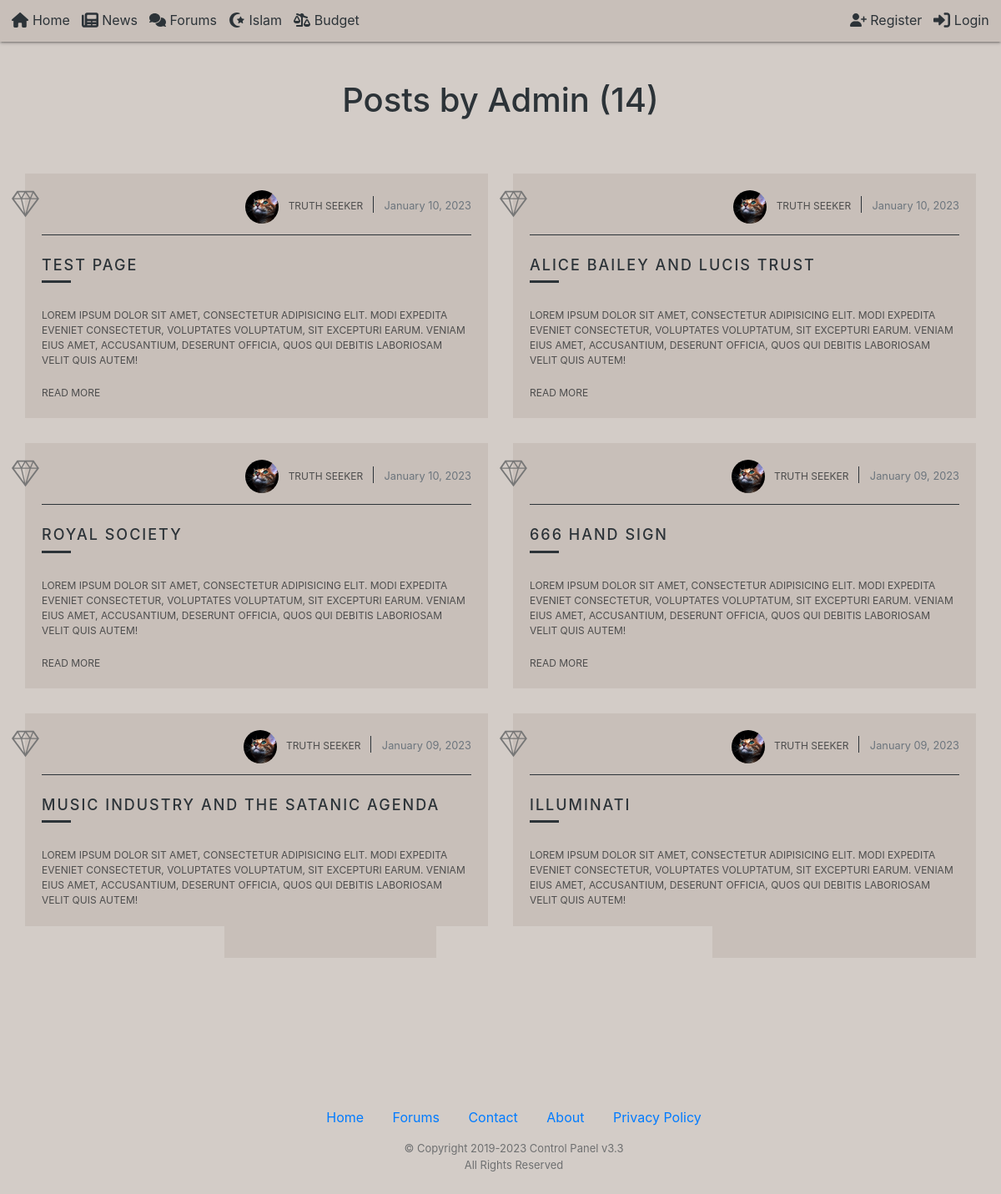
The page /u/admin/ on the database its author committed.
### blog/models.py (models this page shows, shortened)
class Post(models.Model):
    author = models.ForeignKey(User, on_delete=models.CASCADE)
    title = models.CharField(max_length=66)
    image = models.ImageField(upload_to='preview_photos', verbose_name='Caption Image')
    content = RichTextUploadingField(config_name='default',null=True)
    tags = models.ManyToManyField(Tag, related_name='tags')
    date_posted = models.DateTimeField(default=timezone.now,verbose_name='Date Posted')

### users/models.py (models this page shows, shortened)
class Profile(models.Model):
    user = models.OneToOneField(User, on_delete=models.CASCADE)
    about_me = models.TextField(max_length=250,null=True,blank=True)
    dob = models.DateField(default=date.today,verbose_name='D.O.B.',blank=True)
    image = models.ImageField(default='default.png', upload_to='profile_pics')
    profile_created = models.DateTimeField(default=timezone.now,verbose_name='Date Created')

### blog/views.py (the view)
# urls.py: path('u/<str:username>/', UserPostListView.as_view(), name='user-posts'),
class UserPostListView(ListView):
    model = Post
    template_name = 'blog/user-posts.html'
    context_object_name = 'posts'
    ordering = ['-date_posted']
    paginate_by = 6
    def get_queryset(self):
        user = get_object_or_404(User, username=self.kwargs.get('username'))
        return Post.objects.filter(author=user).order_by('-date_posted')

### blog/templates/blog/user-posts.html (shortened to what this page needs)
{% extends "blog/base.html" %}
{% block content %}
<h1 class='mb-3'>Posts by {{ view.kwargs.username|title }} ({{ page_obj.paginator.count }})</h1>
<div class="row infinite-container">
  {% for post in posts %}
    {% include "blog/includes/article-posts.html" %}
  {% endfor %}
</div>
{% endblock content %}

### blog/templates/blog/base.html (shortened to what this page needs)
<!DOCTYPE html>
<html lang="en">
<head>
  {% load static %}
  <link rel="stylesheet" href="https://maxcdn.bootstrapcdn.com/bootstrap/4.0.0/css/bootstrap.min.css">
  <link rel="stylesheet" href="https://cdn.jsdelivr.net/npm/bootstrap-icons@1.8.1/font/bootstrap-icons.css">
  <link rel="stylesheet" type="text/css" href="{% static 'blog/css/main.css' %}">
</head>
<body onload="updateCopyright();slideShow();">
  {% include "blog/includes/navbar.html" %}
  <main role="main" class="main-container spt-centerAll">
      <div class="main-content d-flex flex-wrap">
        {% block content %}{% endblock content %}
      </div>
    {% include "blog/includes/footer.html" %}
  </main>
</body>
</html>

### blog/templates/blog/includes/navbar.html (shortened to what this page needs)
{% load static %}
<header class='site-header'>
  <nav class='nav-menu'>
    <div class="nav-user-auth">
      {% if user.is_authenticated %}
      <a class="nav-obj nav-auth mode-switch" title="Dark Mode" http="#">
        <label class="dark-mode-toggle" for="ChangeMode" style="color:currentColor">
          <svg xmlns="http://www.w3.org/2000/svg" xmlns:xlink="http://www.w3.org/1999/xlink" aria-hidden="true" focusable="false" width="20" height="20" style="-ms-transform: rotate(360deg); -webkit-transform: rotate(360deg); transform: rotate(360deg);" preserveAspectRatio="xMidYMid meet" viewBox="0 0 16 16">
            <g fill="currentColor" stroke="currentColor" stroke-linecap="round" stroke-linejoin="round" stroke-width="0">
              <path d="M6 .278a.768.768 0 0 1 .08.858 7.208 7.208 0 0 0-.878 3.46c0 4.021 3.278 7.277 7.318 7.277.527 0 1.04-.055 1.533-.16a.787.787 0 0 1 .81.316.733.733 0 0 1-.031.893A8.349 8.349 0 0 1 8.344 16C3.734 16 0 12.286 0 7.71 0 4.266 2.114 1.312 5.124.06A.752.752 0 0 1 6 .278z"/>
              <path d="M10.794 3.148a.217.217 0 0 1 .412 0l.387 1.162c.173.518.579.924 1.097 1.097l1.162.387a.217.217 0 0 1 0 .412l-1.162.387a1.734 1.734 0 0 0-1.097 1.097l-.387 1.162a.217.217 0 0 1-.412 0l-.387-1.162A1.734 1.734 0 0 0 9.31 6.593l-1.162-.387a.217.217 0 0 1 0-.412l1.162-.387a1.734 1.734 0 0 0 1.097-1.097l.387-1.162zM13.863.099a.145.145 0 0 1 .274 0l.258.774c.115.346.386.617.732.732l.774.258a.145.145 0 0 1 0 .274l-.774.258a1.156 1.156 0 0 0-.732.732l-.258.774a.145.145 0 0 1-.274 0l-.258-.774a1.156 1.156 0 0 0-.732-.732l-.774-.258a.145.145 0 0 1 0-.274l.774-.258c.346-.115.617-.386.732-.732L13.863.1z"/>
            </g>
          </svg>
          <!--
          <svg id="modeIcon" class="" xmlns="http://www.w3.org/2000/svg" xmlns:xlink="http://www.w3.org/1999/xlink" aria-hidden="true" focusable="false" width="20" height="20" style="-ms-transform: rotate(360deg); -webkit-transform: rotate(360deg); transform: rotate(360deg);" preserveAspectRatio="xMidYMid meet" viewBox="0 0 24 24">
            <g fill="currentColor" stroke="currentColor" stroke-linecap="round" stroke-linejoin="round" stroke-width="1">
              <path d="M14 4c.34 0 .68.02 1.01.07C13.1 6.23 12 9.05 12 12s1.1 5.77 3.01 7.93c-.33.05-.67.07-1.01.07c-4.41 0-8-3.59-8-8s3.59-8 8-8m0-2C8.48 2 4 6.48 4 12s4.48 10 10 10c1.82 0 3.53-.5 5-1.35c-2.99-1.73-5-4.95-5-8.65s2.01-6.92 5-8.65A9.973 9.973 0 0 0 14 2z" fill="currentColor" />
            </g>
          </svg>
          <svg id="modeIcon" class="display-mode" xmlns="http://www.w3.org/2000/svg" xmlns="http://www.w3.org/2000/svg" xmlns:xlink="http://www.w3.org/1999/xlink" aria-hidden="true" focusable="false" width="20" height="20" style="-ms-transform: rotate(360deg); -webkit-transform: rotate(360deg); transform: rotate(360deg);" preserveAspectRatio="xMidYMid meet" viewBox="0 0 512 512">
            <g fill="currentColor" stroke="currentColor" stroke-linecap="round" stroke-linejoin="round" stroke-width="1">
              <path d="M361.5 1.2c5 2.1 8.6 6.6 9.6 11.9L391 121l107.9 19.8c5.3 1 9.8 4.6 11.9 9.6s1.5 10.7-1.6 15.2L446.9 256l62.3 90.3c3.1 4.5 3.7 10.2 1.6 15.2s-6.6 8.6-11.9 9.6L391 391 371.1 498.9c-1 5.3-4.6 9.8-9.6 11.9s-10.7 1.5-15.2-1.6L256 446.9l-90.3 62.3c-4.5 3.1-10.2 3.7-15.2 1.6s-8.6-6.6-9.6-11.9L121 391 13.1 371.1c-5.3-1-9.8-4.6-11.9-9.6s-1.5-10.7 1.6-15.2L65.1 256 2.8 165.7c-3.1-4.5-3.7-10.2-1.6-15.2s6.6-8.6 11.9-9.6L121 121 140.9 13.1c1-5.3 4.6-9.8 9.6-11.9s10.7-1.5 15.2 1.6L256 65.1 346.3 2.8c4.5-3.1 10.2-3.7 15.2-1.6zM352 256c0 53-43 96-96 96s-96-43-96-96s43-96 96-96s96 43 96 96zm32 0c0-70.7-57.3-128-128-128s-128 57.3-128 128s57.3 128 128 128s128-57.3 128-128z"/>
            </g>
          </svg>
          -->
          <input type="checkbox" name="" id="ChangeMode">
        </label>
        <span class='nav-text'></span>
      </a>
      <a class="nav-obj nav-auth" href="{% url 'post-create' %}" title="Add Post">
        <svg xmlns="http://www.w3.org/2000/svg" xmlns:xlink="http://www.w3.org/1999/xlink" aria-hidden="true" focusable="false" width="20" height="20" style="-ms-transform: rotate(360deg); -webkit-transform: rotate(360deg); transform: rotate(360deg);" preserveAspectRatio="xMidYMid meet" viewBox="0 0 512 512">
          <g fill="currentColor" stroke="currentColor" stroke-linecap="round" stroke-linejoin="round" stroke-width="1">
            <path d="M256 512c141.4 0 256-114.6 256-256S397.4 0 256 0S0 114.6 0 256S114.6 512 256 512zM232 344V280H168c-13.3 0-24-10.7-24-24s10.7-24 24-24h64V168c0-13.3 10.7-24 24-24s24 10.7 24 24v64h64c13.3 0 24 10.7 24 24s-10.7 24-24 24H280v64c0 13.3-10.7 24-24 24s-24-10.7-24-24z"/>
          </g>
        </svg>
      </a>
      <a class="nav-obj nav-auth" href="{% url 'profile' %}" title="Profile">
        <img class="rounded-circle profile-img" src="{{ user.profile.image.url }}">
        <span class='nav-text'>
          {% if user.first_name and user.last_name %}
            {{ user.get_full_name|title }}
          {% else %}
            {{ user.username|title }}
          {% endif %}
        </span>
      </a>
      <a class="nav-obj nav-auth" href="#" data-toggle="modal" data-target="#exampleModal" title="Logout">
        <svg xmlns="http://www.w3.org/2000/svg" xmlns:xlink="http://www.w3.org/1999/xlink" aria-hidden="true" focusable="false" width="20" height="20" style="-ms-transform: rotate(360deg); -webkit-transform: rotate(360deg); transform: rotate(360deg);" preserveAspectRatio="xMidYMid meet" viewBox="0 0 24 24">
          <g fill="none" stroke="currentColor" stroke-linecap="round" stroke-linejoin="round" stroke-width="3">
            <path d="M13 12h9m0 0l-3.333-4M22 12l-3.333 4" />
            <path d="M14 7V5.174a2 2 0 0 0-2.166-1.993l-8 .666A2 2 0 0 0 2 5.84v12.32a2 2 0 0 0 1.834 1.993l8 .667A2 2 0 0 0 14 18.826V17" />
          </g>
        </svg>
        <span class='nav-text'>Logout</span>
      </a>
      {% else %}
      <a class="nav-obj nav-auth" href="{% url 'register' %}" title="Register">
        <span class='nav-text'>Register</span>
      </a>
      <a class="nav-obj nav-auth" href="{% url 'login' %}" title="Login">
        <span class='nav-text'>Login</span>
      </a>
      {% endif %}
    </div>
      <div class='nav-links'>
        <a class="nav-obj" href="{% url 'blog-home' %}" title="Home">
          <span class='nav-text'>Home</span>
        </a>
        <a class="nav-obj" href="{% url 'blog-stream' %}" title="News">
          <span class='nav-text'>News</span>
        </a>
        <a class="nav-obj" href="#" title="Forums">
          <span class='nav-text'>Forums</span>
        </a>
        <a class="nav-obj" href="{% url 'islam' %}" title="Islam">
          <span class='nav-text'>Islam</span>
        </a>
        <a class="nav-obj" href="#" title="Budget">
          <span class='nav-text'>Budget</span>
        </a>
      </div>
  </nav>
</header>

### blog/templates/blog/includes/article-posts.html (shortened to what this page needs)
{% load static %}
<div class="col-md-6 item infinite-item">
  <div class="item-in">
    <div class="article-metadata">
      <div class="icon">
        <a href="#">
          </a>
      </div>
      <div style="float: right;">
        <a class="mr-2" href="{% url 'user-posts' post.author.username %}">
          <img class="rounded-circle article-img mr-2" src="{{ post.author.profile.image.url }}" alt="">
          {% if post.author.first_name and post.author.last_name %}
            {{ post.author.get_full_name|title }}
          {% else %}
            {{ post.author.username|title }}
          {% endif %}
        </a>
        <span class='vl'>
          <small class="text-muted">{{ post.date_posted|date:"F d, Y" }}</small>
        </span>
      </div>
    </div>
    <a href="{% url 'post-detail' post.id %}">
      <h4>{{ post.title }}</h4>
      <div class="seperator"></div>
      <p>Lorem ipsum dolor sit amet, consectetur adipisicing elit. Modi expedita eveniet consectetur, voluptates voluptatum, sit excepturi earum. Veniam eius amet, accusantium, deserunt officia, quos qui debitis laboriosam velit quis autem!</p>
      Read More
    </a>
  </div>
</div>

### blog/templates/blog/includes/footer.html
<footer class="sticky-footer">
  <div class="footer-container">
    <div class="text-center">
      <div class="row footer-links">
        <a class="nav-item col-sm-1" href="{% url 'blog-home' %}">
          Home
        </a>
        <a class="nav-item col-sm-1" href="#">
          Forums
        </a>
        <a class="nav-item col-sm-1" href="#">
          Contact
        </a>
        <a class="nav-item col-sm-1" href="{% url 'blog-about' %}">
          About
        </a>
        <a class="nav-item col-sm-1" href="#">
          Privacy Policy
        </a>
      </div>
      <p class='copyright'>&copy; Copyright 2019-<span id="copyrightYear"></span> Control Panel v3.3<br /> All Rights Reserved</p>
  </div>
</footer>

### blog/static/blog/css/main.css (style rules this page uses)
:root { --app-bg: hsl(25,12%,80.4%); --text-color: hsl(205,12%,19.6%); --surface-bg: hsl(24,12%,75.5%); --border-color: hsl(24.5,12.5%,65.5%); --muted-text: hsl(0,0%,30%); }
body { background: var(--app-bg); color: var(--text-color); }
h1, h2, h3, h4, h5, h6 { color: var(--text-color); }
.nav-menu { background-color: var(--surface-bg); position: fixed; width: 100%; top: 0; padding: 0 .6rem; line-height: 3; z-index: 99; -webkit-box-shadow: 0 2px 2px 0 rgba(0, 0, 0, 0.14), 0 3px 1px -2px rgba(0, 0, 0, 0.12), 0 1px 5px 0 rgba(0, 0, 0, 0.2); box-shadow: 0 2px 2px 0 rgba(0, 0, 0, 0.14), 0 3px 1px -2px rgba(0, 0, 0, 0.12), 0 1px 5px 0 rgba(0, 0, 0, 0.2); }
.nav-menu div { height: 50px; }
.nav-links { float: left; }
.nav-user-auth { float: right; }
.nav-links a, .nav-user-auth a, .nav-admin a { padding: .3rem; color: var(--text-color) !important; }
.nav-links a svg, .nav-user-auth a svg { vertical-align: sub !important; }
.main-container { box-sizing: border-box; box-sizing: -o-border-box; box-sizing: -moz-border-box; box-sizing: -webkit-border-box; width: 95%; margin: 57px auto !important; }
.main-content { display: flex !important; box-sizing: border-box; justify-content: space-around; max-width: 1200px; margin: 6rem auto; }
.icon { display: block; line-height: 2.5rem; }
.article-img { height: 40px; width: 40px; margin-right: 16px; }
.article-metadata { padding-bottom: 3.3rem; border-bottom: 1px solid var(--text-color); }
.vl { border-left: solid 1px var(--text-color); padding-left: 13px; }
.row { padding: 3rem 0; }
.seperator { margin-bottom: 30px; width: 35px; height: 3px; background: var(--text-color); border: none; }
.item { position: relative; margin-bottom: 30px; min-height: 1px; float: left; -webkit-backface-visibility: hidden; -webkit-tap-highlight-color: transparent; -webkit-touch-callout: none; -webkit-user-select: none; -moz-user-select: none; -ms-user-select: none; user-select: none; }
.item .item-in { background: var(--surface-bg); padding: 20px; position: relative; }
.item .item-in::before { content: ""; position: absolute; bottom: 0px; height: 2px; width: 0%; background: var(--text-color); right: 0px; transition: width 0.4s; }
.item h4 { font-size: 18px; margin-top: 25px; letter-spacing: 2px; text-transform: uppercase; }
.item p { font-size: 12px; }
.item a { font-size: 12px; text-transform: uppercase; color: var(--muted-text); }
.item .icon { position: absolute; left: -16px; cursor: pointer; }
.item .icon a { font-size: 14px; font-weight: 400; text-transform: none; }
.item .icon svg { width: 33px; height: 33px; float: left; }
::placeholder { color: var(--text-color); }
.copyright { text-align: center; font-size: 13px; margin-top: 1rem; color: var(--text-color); opacity: .6; -webkit-user-drag: none; -khtml-user-drag: none; -moz-user-drag: none; -ms-user-drag: none; user-drag: none; -webkit-touch-callout: none; -webkit-user-select: none; -khtml-user-select: none; -moz-user-select: none; -ms-user-select: none; user-select: none; }
footer.sticky-footer { padding: 5px; margin: 1rem; width: 100%; }
.footer-container div { display: block; margin-left: auto; margin-right: auto; }
.row.footer-links { padding: 0 !important; }
.row.footer-links a { text-decoration: none; }

### rows shown on the page
Post: author.profile.image (picture), author.get_full_name "TRUTH SEEKER", date_posted "January 10, 2023", title "TEST PAGE"
Post: author.profile.image (picture), author.get_full_name "TRUTH SEEKER", date_posted "January 10, 2023", title "ALICE BAILEY AND LUCIS TRUST"
Post: author.profile.image (picture), author.get_full_name "TRUTH SEEKER", date_posted "January 10, 2023", title "ROYAL SOCIETY"
Post: author.profile.image (picture), author.get_full_name "TRUTH SEEKER", date_posted "January 09, 2023", title "666 HAND SIGN"
Post: author.profile.image (picture), author.get_full_name "TRUTH SEEKER", date_posted "January 09, 2023", title "MUSIC INDUSTRY AND THE SATANIC AGENDA"
Post: author.profile.image (picture), author.get_full_name "TRUTH SEEKER", date_posted "January 09, 2023", title "ILLUMINATI"

### other values the page prints
{{ view.kwargs.username|title }} "Admin"
{{ page_obj.paginator.count }} "14"
